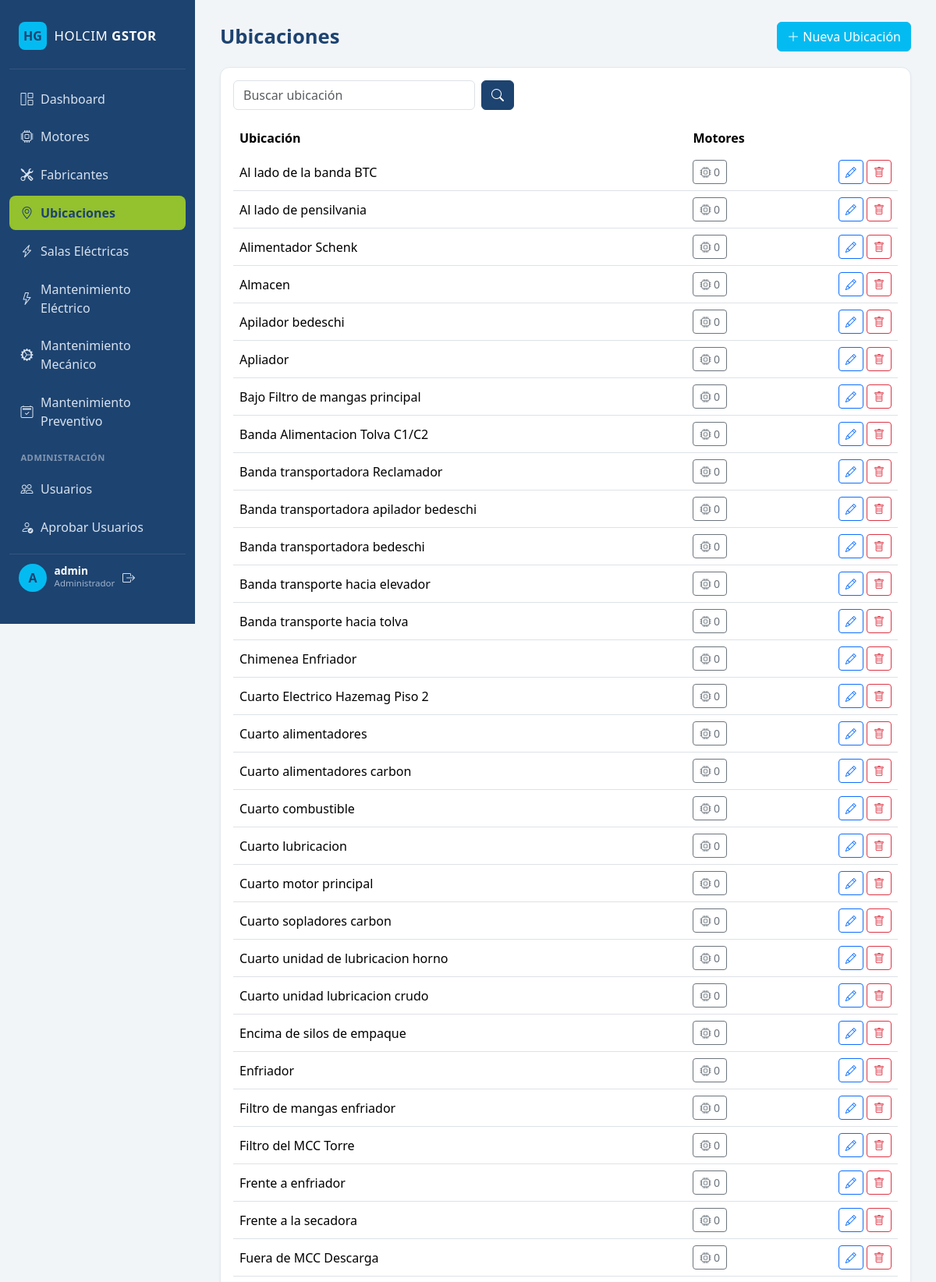
/motores/ubicaciones/ (signed in, upper part), run on the app's committed database.
### Cuentas/models.py (models this page shows, shortened)
class Perfil(models.Model):
    ADMINISTRADOR = "administrador"
    MANTENIMIENTO = "mantenimiento"
    ROL_CHOICES = [
        (ADMINISTRADOR, "Administrador"),
        (MANTENIMIENTO, "Mantenimiento"),
    ]
    user = models.OneToOneField(
        settings.AUTH_USER_MODEL, on_delete=models.CASCADE, related_name="perfil"
    )
    rol = models.CharField("Rol", max_length=20, choices=ROL_CHOICES, default=MANTENIMIENTO)
    aprobado = models.BooleanField("Aprobado", default=False)
    creado_en = models.DateTimeField("Creado", auto_now_add=True)
    class Meta:
        verbose_name = "Perfil"
        verbose_name_plural = "Perfiles"

### Motores/models.py (models this page shows, shortened)
class Ubicacion(models.Model):
    fabrica = models.ForeignKey(
        Fabrica, on_delete=models.SET_NULL, related_name="ubicaciones", verbose_name="Fábrica",
        null=True, blank=True,
    )
    nombre = models.CharField("Ubicación", max_length=150, unique=True)
    codigo = models.CharField("Código", max_length=50, blank=True)
    class Meta:
        verbose_name = "Ubicación"
        verbose_name_plural = "Ubicaciones"
        ordering = ["nombre"]

### Motores/views.py (the view)
# urls.py: path("ubicaciones/", views.UbicacionListView.as_view(), name="ubicacion_list"),
class UbicacionListView(ListView):
    model = Ubicacion
    template_name = "Motores/ubicacion_list.html"
    context_object_name = "ubicaciones"
    def get_queryset(self):
        qs = Ubicacion.objects.select_related("fabrica").prefetch_related("motores")
        query = self.request.GET.get("q")
        if query:
            qs = qs.filter(nombre__icontains=query)
        return qs
    def get_context_data(self, **kwargs):
        context = super().get_context_data(**kwargs)
        context["q"] = self.request.GET.get("q", "")
        return context

### Cuentas/context_processors.py (called while the page is built)
def perfil_contexto(request):
    user = getattr(request, "user", None)
    if not user or not user.is_authenticated:
        return {}
    es_admin = user.is_superuser or getattr(getattr(user, "perfil", None), "es_administrador", False)
    pendientes = Perfil.objects.filter(aprobado=False).count() if es_admin else 0
    return {
        "es_administrador": es_admin,
        "usuarios_pendientes_count": pendientes,
    }

### Motores/templates/Motores/ubicacion_list.html (shortened to what this page needs)
{% extends "Motores/base.html" %}
{% block header %}Ubicaciones{% endblock %}
{% block header_actions %}
    <a href="{% url 'motores:ubicacion_create' %}" class="btn btn-hg-blue"><i class="bi bi-plus-lg"></i> Nueva Ubicación</a>
{% endblock %}
{% block content %}
<div class="card-hg p-3">
    <form method="get" class="d-flex mb-3" style="max-width: 360px;">
        <input type="text" name="q" value="{{ q }}" class="form-control me-2" placeholder="Buscar ubicación">
        <button class="btn btn-hg-navy" type="submit"><i class="bi bi-search"></i></button>
    </form>
    <table class="table table-hg align-middle">
        <thead><tr><th>Ubicación</th><th>Motores</th><th></th></tr></thead>
        <tbody>
            {% for ubicacion in ubicaciones %}
            <tr>
                <td>{{ ubicacion.nombre }}</td>
                <td>
                    <button type="button" class="btn btn-sm btn-outline-secondary" data-bs-toggle="collapse"
                            data-bs-target="#motores-ubicacion-{{ ubicacion.pk }}">
                        <i class="bi bi-cpu"></i> {{ ubicacion.motores.all|length }}
                    </button>
                </td>
                <td class="text-end">
                    <a href="{% url 'motores:ubicacion_update' ubicacion.pk %}" class="btn btn-sm btn-outline-primary"><i class="bi bi-pencil"></i></a>
                    <a href="{% url 'motores:ubicacion_delete' ubicacion.pk %}" class="btn btn-sm btn-outline-danger"><i class="bi bi-trash"></i></a>
                </td>
            </tr>
            {% empty %}
            <tr><td colspan="3" class="text-center text-muted py-4">No hay ubicaciones registradas.</td></tr>
            {% endfor %}
        </tbody>
    </table>
</div>
{% endblock %}

### Motores/templates/Motores/base.html (shortened to what this page needs)
<!DOCTYPE html>
{% load static %}
<html lang="es">
<head>
    <link href="https://cdn.jsdelivr.net/npm/bootstrap@5.3.3/dist/css/bootstrap.min.css" rel="stylesheet">
    <link href="https://cdn.jsdelivr.net/npm/bootstrap-icons@1.11.3/font/bootstrap-icons.min.css" rel="stylesheet">
    <link href="{% static 'Motores/css/style.css' %}?v=20260930" rel="stylesheet">
</head>
<body>
<div class="app-shell">
    <aside class="sidebar">
        <div class="sidebar-brand">
            <span class="brand-mark">HG</span>
            <span class="brand-text">HOLCIM <strong>GSTOR</strong></span>
        </div>
        <nav class="sidebar-nav">
            <a class="nav-link {% if request.resolver_match.url_name == 'inicio' %}active{% endif %}"
               href="{% url 'inicio' %}">
                <i class="bi bi-grid-1x2"></i> Dashboard
            </a>
            <a class="nav-link {% if request.resolver_match.url_name == 'motor_list' %}active{% endif %}"
               href="{% url 'motores:motor_list' %}">
                <i class="bi bi-cpu"></i> Motores
            </a>
            <a class="nav-link {% if request.resolver_match.url_name == 'fabricante_list' %}active{% endif %}"
               href="{% url 'motores:fabricante_list' %}">
                <i class="bi bi-tools"></i> Fabricantes
            </a>
            <a class="nav-link {% if request.resolver_match.url_name == 'ubicacion_list' %}active{% endif %}"
               href="{% url 'motores:ubicacion_list' %}">
                <i class="bi bi-geo-alt"></i> Ubicaciones
            </a>
            <a class="nav-link {% if request.resolver_match.url_name == 'sala_list' %}active{% endif %}"
               href="{% url 'motores:sala_list' %}">
                <i class="bi bi-lightning-charge"></i> Salas Eléctricas
            </a>
            <a class="nav-link {% if request.resolver_match.namespace == 'mantenimiento_electrico' %}active{% endif %}"
               href="{% url 'mantenimiento_electrico:index' %}">
                <i class="bi bi-lightning"></i> Mantenimiento Eléctrico
            </a>
            <a class="nav-link {% if request.resolver_match.namespace == 'mantenimiento_mecanico' %}active{% endif %}"
               href="{% url 'mantenimiento_mecanico:index' %}">
                <i class="bi bi-gear-wide-connected"></i> Mantenimiento Mecánico
            </a>
            <a class="nav-link {% if request.resolver_match.namespace == 'mantenimiento_preventivo' %}active{% endif %}"
               href="{% url 'mantenimiento_preventivo:index' %}">
                <i class="bi bi-calendar2-check"></i> Mantenimiento Preventivo
            </a>
            {% if es_administrador %}
            <div class="sidebar-section-label">ADMINISTRACIÓN</div>
            <a class="nav-link {% if request.resolver_match.url_name == 'lista_usuarios' %}active{% endif %}"
               href="{% url 'cuentas:lista_usuarios' %}">
                <i class="bi bi-people"></i> Usuarios
            </a>
            <a class="nav-link {% if request.resolver_match.url_name == 'aprobar_usuarios' %}active{% endif %}"
               href="{% url 'cuentas:aprobar_usuarios' %}">
                <i class="bi bi-person-check"></i> Aprobar Usuarios
            </a>
            {% endif %}
        </nav>
        {% if request.user.is_authenticated %}
        <div class="sidebar-user">
            <div class="user-avatar">{{ request.user.username|slice:":1"|upper }}</div>
            <div>
                <div class="user-name">{{ request.user.get_full_name|default:request.user.username }}</div>
                <div class="user-role">{{ request.user.perfil.get_rol_display|default:"Administrador" }}</div>
            </div>
            <form method="post" action="{% url 'cuentas:logout' %}" class="logout-form">
                <button type="submit" class="logout-link" title="Cerrar sesión" aria-label="Cerrar sesión">
                    <i class="bi bi-box-arrow-right"></i>
                </button>
            </form>
        </div>
        {% endif %}
    </aside>
    <main class="main-content">
        <header class="page-header">
            <h1>{% block header %}{% endblock %}</h1>
            <div class="page-header-actions">{% block header_actions %}{% endblock %}</div>
        </header>
        <div class="page-body">
            {% block content %}{% endblock %}
        </div>
    </main>
</div>
</body>
</html>

### Motores/static/Motores/css/style.css (style rules this page uses)
:root { --hg-navy: #1d4370; --hg-blue: #04bbf1; --hg-green: #94c12e; --hg-navy-light: #274f80; --hg-bg: #f2f5f8; }
body { background-color: var(--hg-bg); font-family: "Segoe UI", Roboto, Arial, sans-serif; }
.app-shell { display: flex; min-height: 100vh; }
.sidebar { width: 250px; height: 100vh; height: 100dvh; position: fixed !important; top: 0; bottom: 0; left: 0; background-color: var(--hg-navy); color: #fff; display: flex; flex-direction: column; padding: 1.25rem 0.75rem; flex-shrink: 0; overflow: hidden; box-sizing: border-box; }
.sidebar-brand { display: flex; align-items: center; gap: 0.6rem; padding: 0.5rem 0.75rem 1.5rem 0.75rem; border-bottom: 1px solid rgba(255, 255, 255, 0.1); margin-bottom: 1rem; }
.brand-mark { background: var(--hg-blue); color: var(--hg-navy); font-weight: 800; border-radius: 8px; width: 36px; height: 36px; display: flex; align-items: center; justify-content: center; }
.brand-text { font-size: 1.05rem; letter-spacing: 0.5px; }
.sidebar-nav { display: flex; flex-direction: column; gap: 0.35rem; }
.sidebar-nav .nav-link { color: #d7e2ef; padding: 0.6rem 0.9rem; border-radius: 8px; display: flex; align-items: center; gap: 0.6rem; font-weight: 500; transition: background-color 0.15s ease, color 0.15s ease; }
.sidebar-nav .nav-link.active { background-color: var(--hg-green); color: var(--hg-navy); font-weight: 700; }
.main-content { flex: 1; margin-left: 250px; padding: 1.75rem 2rem; overflow-x: auto; }
.page-header { display: flex; align-items: center; justify-content: space-between; margin-bottom: 1.25rem; }
.page-header h1 { color: var(--hg-navy); font-size: 1.6rem; font-weight: 700; margin: 0; }
.btn-hg-blue { background-color: var(--hg-blue); border-color: var(--hg-blue); color: #fff; }
.btn-hg-navy { background-color: var(--hg-navy); border-color: var(--hg-navy); color: #fff; }
.card-hg { background: #fff; border-radius: 12px; border: 1px solid #e4e9ef; box-shadow: 0 1px 3px rgba(29, 67, 112, 0.06); }
.table-hg thead { background-color: var(--hg-navy); color: #fff; }
.table-hg thead th { border: none; font-weight: 600; vertical-align: middle; }
.sidebar-user { display: flex; align-items: center; gap: 0.6rem; padding: 0.75rem; margin-top: 0.75rem; border-top: 1px solid rgba(255, 255, 255, 0.1); }
.user-avatar { width: 36px; height: 36px; border-radius: 50%; background: var(--hg-blue); color: var(--hg-navy); font-weight: 800; display: flex; align-items: center; justify-content: center; flex-shrink: 0; }
.user-name { color: #fff; font-size: 0.85rem; font-weight: 600; line-height: 1.1; }
.user-role { color: #9fb3cc; font-size: 0.72rem; }
.logout-link { background: none; border: 0; color: #d7e2ef; cursor: pointer; margin-left: auto; padding: 0; }
.sidebar-section-label { color: #8296b0; font-size: 0.7rem; font-weight: 700; letter-spacing: 0.5px; padding: 0.75rem 0.9rem 0.25rem; }

### data on the page
Ubicacion: nombre "Al lado de la banda BTC", motores.all|length "0"
Ubicacion: nombre "Al lado de pensilvania", motores.all|length "0"
Ubicacion: nombre "Alimentador Schenk", motores.all|length "0"
Ubicacion: nombre "Almacen", motores.all|length "0"
Ubicacion: nombre "Apilador bedeschi", motores.all|length "0"
Ubicacion: nombre "Apliador", motores.all|length "0"
Ubicacion: nombre "Bajo Filtro de mangas principal", motores.all|length "0"
Ubicacion: nombre "Banda Alimentacion Tolva C1/C2", motores.all|length "0"
Ubicacion: nombre "Banda transportadora Reclamador", motores.all|length "0"
Ubicacion: nombre "Banda transportadora apilador bedeschi", motores.all|length "0"
Ubicacion: nombre "Banda transportadora bedeschi", motores.all|length "0"
Ubicacion: nombre "Banda transporte hacia elevador", motores.all|length "0"
Ubicacion: nombre "Banda transporte hacia tolva", motores.all|length "0"
Ubicacion: nombre "Chimenea Enfriador", motores.all|length "0"
Ubicacion: nombre "Cuarto Electrico Hazemag Piso 2", motores.all|length "0"
Ubicacion: nombre "Cuarto alimentadores", motores.all|length "0"
Ubicacion: nombre "Cuarto alimentadores carbon", motores.all|length "0"
Ubicacion: nombre "Cuarto combustible", motores.all|length "0"
Ubicacion: nombre "Cuarto lubricacion", motores.all|length "0"
Ubicacion: nombre "Cuarto motor principal", motores.all|length "0"
Ubicacion: nombre "Cuarto sopladores carbon", motores.all|length "0"
Ubicacion: nombre "Cuarto unidad de lubricacion horno", motores.all|length "0"
Ubicacion: nombre "Cuarto unidad lubricacion crudo", motores.all|length "0"
Ubicacion: nombre "Encima de silos de empaque", motores.all|length "0"
Ubicacion: nombre "Enfriador", motores.all|length "0"
Ubicacion: nombre "Filtro de mangas enfriador", motores.all|length "0"
Ubicacion: nombre "Filtro del MCC Torre", motores.all|length "0"
Ubicacion: nombre "Frente a enfriador", motores.all|length "0"
Ubicacion: nombre "Frente a la secadora", motores.all|length "0"
Ubicacion: nombre "Fuera de MCC Descarga", motores.all|length "0"

### other printed values
{{ request.user.username|slice:":1"|upper }} "A"
{{ request.user.get_full_name|default:request.user.username }} "admin"
{{ request.user.perfil.get_rol_display|default:"Administrador" }} "Administrador"
